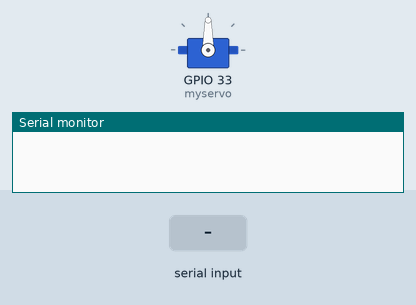
The sketch below on a simulated ESP32. On the bench: servo, the last lines printed to the serial monitor. The test bench sets the inputs (shaded band).

Above: at 1.2 s.
1.3 s: "1" received over Serial
At 1.8 s:
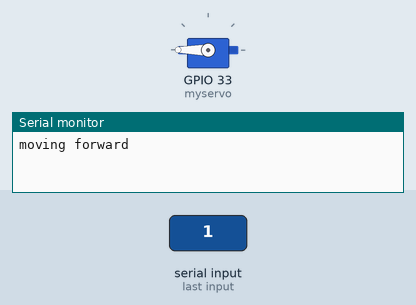
3.5 s: "2" received over Serial
At 4.0 s:
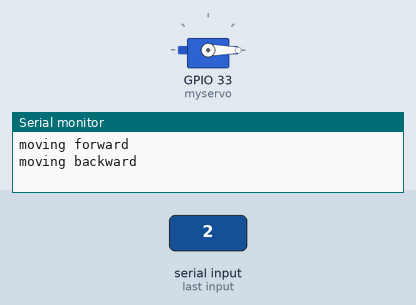
Timing chart, 0 to 6.5 s (numbered marks = the images above; inputs shaded):
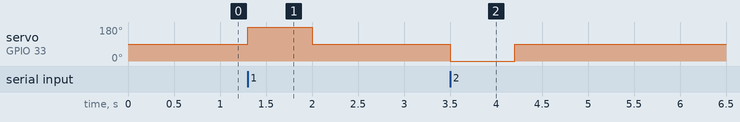

The sketch:

ServoCommandTest.ino
```cpp
#include <ESP32Servo.h>

Servo myservo;  // create servo object to control a servo

void setup() {
  Serial.begin(115200);  // initialize serial communication at 9600 bits per second
  while (!Serial);     // wait for serial monitor to open

  myservo.attach(33);   // The servo control wire is connected to Arduino D2 pin.
  myservo.write(90);   // Servo is stationary.
}

void loop() {
  if (Serial.available() > 0) {
    int input = Serial.read();  // read the input from the serial monitor

    if (input == '1') {         // Servo spins forward at full speed for 1 second.
      Serial.println("moving forward");
      myservo.write(180);
      delay(700);
    }
    else if (input == '2') {    // Servo spins in reverse at full speed for 1 second.
      Serial.println("moving backward");
      myservo.write(0);
      delay(700);
    }
    else if (input == '3') {    // Servo spins in reverse at full speed for 1 second.
      Serial.println("moving forward");
      myservo.write(180);
      delay(1000);
    }
    else if (input == '4') {    // Servo spins in reverse at full speed for 1 second.
      Serial.println("moving backward");
      myservo.write(0);
      delay(1000);
    }

    myservo.write(90);          // Servo is stationary for 1 second.
    delay(500);
  }
}
```

Measured:
- after the input at 1.3 s, servo on GPIO 33 (myservo): 90° → 180° at once, → 90° 0.70 s later
- after the input at 3.5 s, servo on GPIO 33 (myservo): 90° → 0° at once, → 90° 0.70 s later
